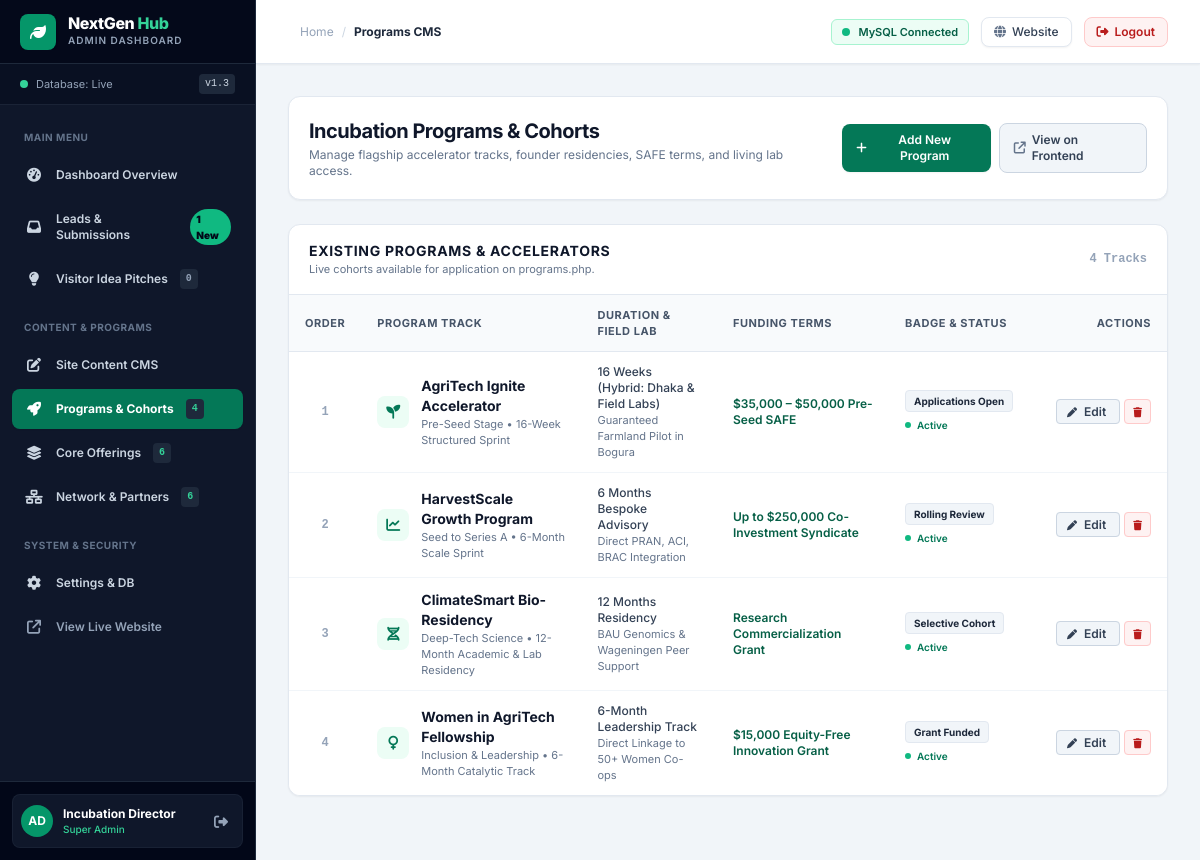
The page /admin/programs.php (signed in) on the database its author committed.
### tables this page shows
CREATE TABLE IF NOT EXISTS `programs` (
    `id` INT UNSIGNED AUTO_INCREMENT PRIMARY KEY,
    `title` VARCHAR(150) NOT NULL,
    `stage_tag` VARCHAR(100) NOT NULL,
    `duration` VARCHAR(100) NOT NULL,
    `funding_text` VARCHAR(150) NOT NULL,
    `field_access` VARCHAR(150) DEFAULT NULL,
    `description` TEXT NOT NULL,
    `icon` VARCHAR(50) DEFAULT 'fa-seedling',
    `badge_status` VARCHAR(50) DEFAULT 'Applications Open',
    `status` ENUM('Active', 'Draft', 'Closed') DEFAULT 'Active',
    `sort_order` INT DEFAULT 0,
    `created_at` TIMESTAMP DEFAULT CURRENT_TIMESTAMP,
    `updated_at` TIMESTAMP DEFAULT CURRENT_TIMESTAMP ON UPDATE CURRENT_TIMESTAMP,
    INDEX `idx_status` (`status`)
);

### includes/db.php (called while the page is built, shortened)
<?php
function getDbConnection() {
    static $pdo = null;
    if ($pdo !== null) {
        return $pdo;
    }
    $options = [
        PDO::ATTR_ERRMODE            => PDO::ERRMODE_EXCEPTION,
        PDO::ATTR_DEFAULT_FETCH_MODE => PDO::FETCH_ASSOC,
        PDO::ATTR_EMULATE_PREPARES   => false,
        PDO::ATTR_TIMEOUT            => 2,
    ];
    $dsn = "mysql:host=" . DB_HOST . ";port=" . DB_PORT . ";dbname=" . DB_NAME . ";charset=utf8mb4";
    try {
        $pdo = new PDO($dsn, DB_USER, DB_PASS, $options);
        return $pdo;
    } catch (PDOException $e) {
        error_log("Primary DB connection attempt failed (" . DB_HOST . "): " . $e->getMessage());
    }
    return null;
}
function getPrograms($activeOnly = false) {
    $pdo = getDbConnection();
    if ($pdo !== null) {
        try {
            $sql = "SELECT * FROM programs";
            $sql .= " ORDER BY sort_order ASC, id ASC";
            $stmt = $pdo->query($sql);
            $results = $stmt->fetchAll();
            if (!empty($results)) {
                return $results;
            }
        } catch (PDOException $e) {
            error_log("Failed to fetch programs from MySQL: " . $e->getMessage());
        }
    }
    $programs = getProgramsFromFallbackFile();
    return array_values($programs);
}

### admin/programs.php (the view, shortened to what this page needs)
<?php
require_once __DIR__ . '/auth.php';
$programs = getPrograms(false);
?>
<div class="max-w-6xl">
    <div class="mb-6 bg-white p-5 rounded-xl border border-slate-200 shadow-sm flex flex-col sm:flex-row sm:items-center justify-between gap-4">
        <div>
            <h1 class="text-xl font-bold text-slate-900 tracking-tight">Incubation Programs & Cohorts</h1>
            <p class="text-xs text-slate-500 mt-0.5">Manage flagship accelerator tracks, founder residencies, SAFE terms, and living lab access.</p>
        </div>
        <div class="flex items-center space-x-2">
            <button type="button" id="toggle-form-btn" class="inline-flex items-center px-3.5 py-2 rounded-lg bg-emerald-700 hover:bg-emerald-800 text-white text-xs font-semibold shadow-sm transition">
                <i class="fa-solid fa-plus mr-1.5"></i> Add New Program
            </button>
            <a href="../programs.php" target="_blank" class="inline-flex items-center px-3.5 py-2 rounded-lg bg-slate-100 hover:bg-slate-200 text-slate-700 text-xs font-semibold border border-slate-300 transition">
                <i class="fa-solid fa-arrow-up-right-from-square mr-1.5 text-slate-500"></i> View on Frontend
            </a>
        </div>
    </div>
    <div class="bg-white rounded-xl border border-slate-200 shadow-sm overflow-hidden mb-8">
        <div class="px-5 py-4 border-b border-slate-200 flex items-center justify-between">
            <div>
                <h2 class="text-sm font-bold text-slate-900 uppercase tracking-wider">Existing Programs & Accelerators</h2>
                <p class="text-[11px] text-slate-500">Live cohorts available for application on programs.php.</p>
            </div>
            <span class="text-xs font-mono font-bold text-slate-400"><?= count($programs) ?> Tracks</span>
        </div>
        <div class="overflow-x-auto">
            <table class="w-full text-left text-xs border-collapse">
                <thead class="bg-slate-50 text-slate-600 uppercase font-bold text-[11px] tracking-wider border-b border-slate-200">
                    <tr>
                        <th class="px-4 py-3 text-center">Order</th>
                        <th class="px-4 py-3">Program Track</th>
                        <th class="px-4 py-3">Duration & Field Lab</th>
                        <th class="px-4 py-3">Funding Terms</th>
                        <th class="px-4 py-3">Badge & Status</th>
                        <th class="px-4 py-3 text-right">Actions</th>
                    </tr>
                </thead>
                <tbody class="divide-y divide-slate-100 bg-white">
                    <?php if (empty($programs)): ?>
                        <tr>
                            <td colspan="6" class="px-4 py-8 text-center text-slate-400">
                                No programs found. Click "Add New Program" to create one.
                            </td>
                        </tr>
                    <?php else: ?>
                        <?php foreach ($programs as $prog): ?>
                            <tr class="hover:bg-slate-50 transition">
                                <td class="px-4 py-3 text-center font-mono font-bold text-slate-400">
                                    <?= htmlspecialchars($prog['sort_order']) ?>
                                </td>
                                <td class="px-4 py-3">
                                    <div class="flex items-center space-x-3">
                                        <div class="w-8 h-8 rounded-lg bg-emerald-50 text-emerald-700 flex items-center justify-center text-sm font-bold shrink-0">
                                            <i class="fa-solid <?= htmlspecialchars($prog['icon']) ?>"></i>
                                        </div>
                                        <div>
                                            <strong class="text-slate-900 font-bold block text-sm"><?= htmlspecialchars($prog['title']) ?></strong>
                                            <span class="text-[11px] text-slate-500"><?= htmlspecialchars($prog['stage_tag']) ?></span>
                                        </div>
                                    </div>
                                </td>
                                <td class="px-4 py-3 text-slate-700">
                                    <span class="block font-medium"><?= htmlspecialchars($prog['duration']) ?></span>
                                    <span class="text-[11px] text-slate-500"><?= htmlspecialchars($prog['field_access']) ?></span>
                                </td>
                                <td class="px-4 py-3 font-semibold text-emerald-800">
                                    <?= htmlspecialchars($prog['funding_text']) ?>
                                </td>
                                <td class="px-4 py-3">
                                    <span class="inline-flex items-center px-2 py-0.5 rounded text-[10px] font-bold bg-slate-100 text-slate-800 border border-slate-200 block w-max mb-1">
                                        <?= htmlspecialchars($prog['badge_status']) ?>
                                    </span>
                                    <span class="inline-flex items-center text-[10px] font-semibold <?= $prog['status'] === 'Active' ? 'text-emerald-700' : 'text-slate-400' ?>">
                                        <span class="w-1.5 h-1.5 rounded-full <?= $prog['status'] === 'Active' ? 'bg-emerald-500' : 'bg-slate-400' ?> mr-1.5"></span>
                                        <?= htmlspecialchars($prog['status']) ?>
                                    </span>
                                </td>
                                <td class="px-4 py-3 text-right whitespace-nowrap space-x-1">
                                    <a href="programs.php?edit_id=<?= $prog['id'] ?>" class="px-2.5 py-1 bg-slate-100 hover:bg-slate-200 text-slate-700 font-semibold text-xs rounded border border-slate-300 transition">
                                        <i class="fa-solid fa-pen text-[10px] mr-1"></i> Edit
                                    </a>
                                    <a href="programs.php?delete_id=<?= $prog['id'] ?>" onclick="return confirm('Are you sure you want to delete this program track?');" class="px-2 py-1 bg-red-50 hover:bg-red-100 text-red-700 font-semibold text-xs rounded border border-red-200 transition">
                                        <i class="fa-solid fa-trash text-[10px]"></i>
                                    </a>
                                </td>
                            </tr>
                        <?php endforeach; ?>
                    <?php endif; ?>
                </tbody>
            </table>
        </div>
    </div>
</div>

### admin/auth.php (style rules this page uses)
body { font-family: 'Inter', system-ui, sans-serif; }

### rows shown on the page
programs: sort_order "1", title "AgriTech Ignite Accelerator", stage_tag "Pre-Seed Stage • 16-Week Structured Sprint", duration "16 Weeks (Hybrid: Dhaka & Field Labs)", field_access "Guaranteed Farmland Pilot in Bogura", funding_text "$35,000 – $50,000 Pre-Seed SAFE", badge_status "Applications Open", status "Active"
programs: sort_order "2", title "HarvestScale Growth Program", stage_tag "Seed to Series A • 6-Month Scale Sprint", duration "6 Months Bespoke Advisory", field_access "Direct PRAN, ACI, BRAC Integration", funding_text "Up to $250,000 Co-Investment Syndicate", badge_status "Rolling Review", status "Active"
programs: sort_order "3", title "ClimateSmart Bio-Residency", stage_tag "Deep-Tech Science • 12-Month Academic & Lab Residency", duration "12 Months Residency", field_access "BAU Genomics & Wageningen Peer Support", funding_text "Research Commercialization Grant", badge_status "Selective Cohort", status "Active"
programs: sort_order "4", title "Women in AgriTech Fellowship", stage_tag "Inclusion & Leadership • 6-Month Catalytic Track", duration "6-Month Leadership Track", field_access "Direct Linkage to 50+ Women Co-ops", funding_text "$15,000 Equity-Free Innovation Grant", badge_status "Grant Funded", status "Active"

### other values the page prints
$stats['new'] "1"
$stats['total_ideas'] "0"
$stats['total_programs'] "4"
$stats['total_offerings'] "6"
$stats['total_partners'] "6"
substr($admin['username'], 0, 2) "AD"
$admin['full_name'] "Incubation Director"
$admin['role'] "Super Admin"
$breadcrumb "Programs CMS"
count($programs) "4"
